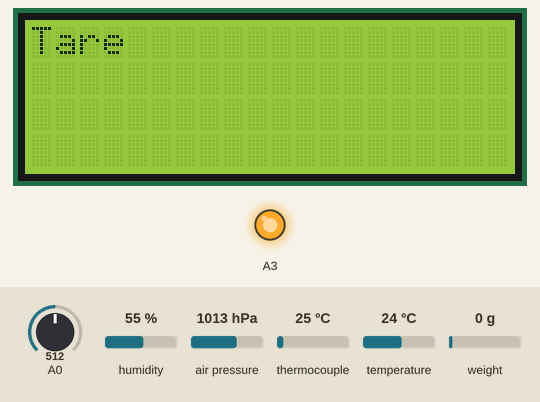
A sketch run on a simulated Arduino Uno, built with avr-gcc and run on an emulated ATmega328P. Shown: 20×4 character LCD, output pins drawn as LEDs (lit = HIGH). The test bench sets the inputs (shaded band); at power-on: A0 = 512, weight on the scale 0 g, humidity 55 %, air pressure 1013 hPa, thermocouple 25 °C, temperature 24 °C. EEPROM starts erased; what the sketch prints to the serial monitor is not drawn.

Above: at 3.1 s.
3.2 s: A0 set to 538
At 6.4 s:
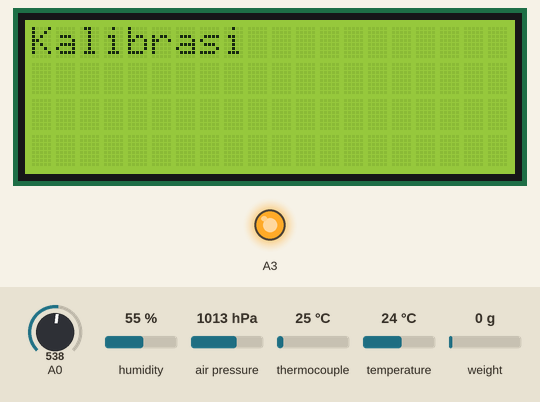
12.9 s: A0 set to 6
At 18.2 s:
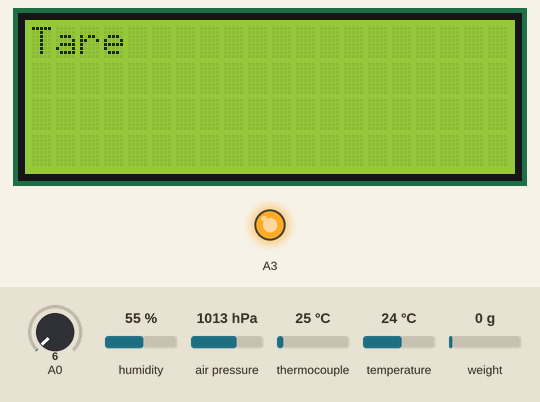
18.8 s: A0 set to 3
At 21.1 s:
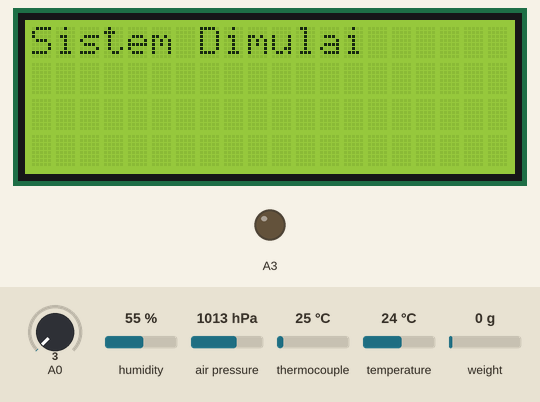
23.6 s: weight on the scale set to 100 g
At 25.0 s:
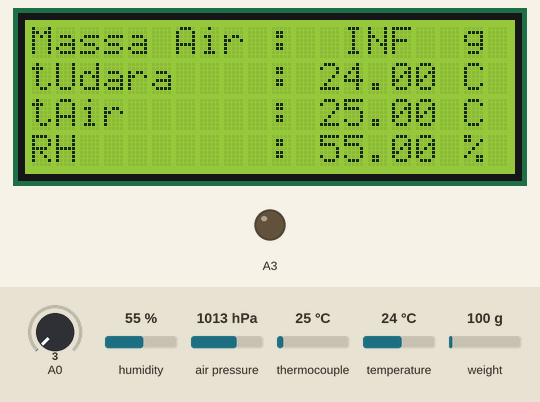
25.3 s: A0 set to 682
26.8 s: A0 set to 714
At 28.3 s:
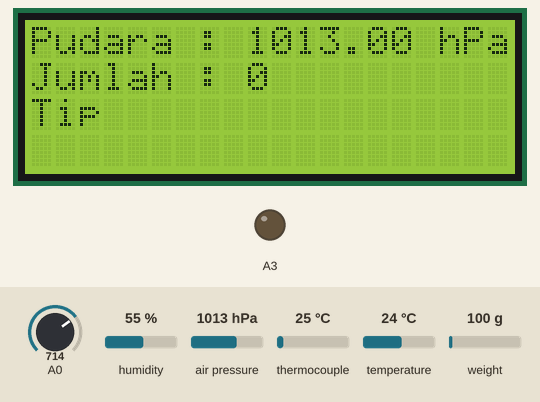
Timing chart, 0 to 29.8 s (numbered marks = the images above; inputs shaded):
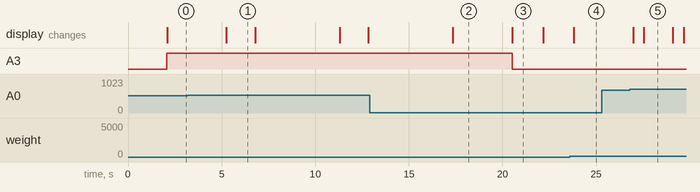

The sketch:

5.Loadcell_BME280_max31685_FIX.ino
```cpp
//=======================EEPROM Untuk Menyimpan x1 kalibrasi==============
#include <EEPROM.h>

//=======================Iniasiai Loadcell================================
#include <Q2HX711.h>
#include <Wire.h>
//===========================Insiasi LCD==================================
#include <Wire.h>
#include <LiquidCrystal_I2C.h>
LiquidCrystal_I2C lcd(0x27, 20, 4);
void tampilLcd(String s1, String s2="", String s3="", String s4="");
//==============================Insiasi HX711=============================
const byte hx711_data_pin = 3;    //Data pin from HX711
const byte hx711_clock_pin = 2;   //Clock pin from HX711
Q2HX711 hx711(hx711_data_pin, hx711_clock_pin); // prep hx711
//===========================Inisasi Parameter============================
long x1 = 8787168;//0L;
long x0 = 0L;
float avg_size = 15.0; // amount of averages for each mass measurement
float tara = 0;
int mode = 0;
float oz_conversion = 0.035274;
float mass;
float massaAwal =0;
float y1 = 509.4; // calibrated mass to be added

int jmlhJungkitan = 0; //Jumlah Jungkitan
int hal = 0;

int n = 0;
float sumTudara = 0, sumTair = 0, sumP = 0, sumRH = 0;
int lsNow = 0;
float rata2TU = 0;
float rata2TA = 0;
float rata2PU = 0;
float rata2RH = 0;
bool Running = false;

struct MyObject {
  long x1;
};

int alamatx1 = 0;

//===========================BME280====================================
#include <Wire.h>
#include <SPI.h>
#include <Adafruit_Sensor.h>
#include <Adafruit_BME280.h>

Adafruit_BME280 bme; // I2C

unsigned long delayTime;

//===========================PT100======================================
#include <Adafruit_MAX31865.h>

// Pengunaan Pin SPI: CS, DI, DO, CLK
Adafruit_MAX31865 thermo = Adafruit_MAX31865(6, 7, 8, 9);

// Nilai Rref resistor 430.0 digunakan untuk sensor PT100
#define RREF      430.0

// Nilai resistor pada sesnor saat keadaan 0 derajat Celcius
#define RNOMINAL  100.0

float SuhuUdara = 0, TekananUdara = 0, Kelembapan = 0, SuhuAir = 0;


void setup() {
//=============================PLXDAQ==================================
  Serial.println("CLEARDATA");                            // Clear all Excel sheet data
  Serial.println("LABEL,Tanggal,Waktu,Massa (g)");

//=============================LCD====================================
  lcd.begin();
  lcd.backlight();
//==============================Loacell===============================
  PCICR |= (1 << PCIE0);              //enable PCMSK0 scan
  delay(2000);   //Waktu untuk menstabilkan loadcell

//==============================BME280==================================
 Serial.begin(9600);
    while(!Serial);
    Serial.println(F("BME280 test"));
 unsigned status;

    status = bme.begin();

    // You can also pass in a Wire library object like &Wire2
    status = bme.begin(0x76);
    if (!status) {
        Serial.println("Could not find a valid BME280 sensor, check wiring, address, sensor ID!");
        Serial.print("SensorID was: 0x"); Serial.println(bme.sensorID(),16);
        Serial.print("        ID of 0xFF probably means a bad address, a BMP 180 or BMP 085\n");
        Serial.print("   ID of 0x56-0x58 represents a BMP 280,\n");
        Serial.print("        ID of 0x60 represents a BME 280.\n");
        Serial.print("        ID of 0x61 represents a BME 680.\n");
        while (1) delay(10);
    }

    Serial.println("-- Default Test --");
    delayTime = 5000;

    Serial.println();

//==========================PT100=====================================
Serial.println("Adafruit MAX31865 PT100 Sensor Test!");
thermo.begin(MAX31865_3WIRE);  // '3WIRE" karena PT100 yang digunakan hanya ada 3 kabel

//=======================Inisiasi Pin=================================
  pinMode (A0, INPUT);
  pinMode (A1, INPUT);
  pinMode (A3, OUTPUT);
  digitalWrite(A3, HIGH);

//=====================Hasil Kalibrasi disimpan=====================
  alamatx1 += sizeof(long);
  MyObject customVar;
  EEPROM.get(alamatx1, customVar);
  Tare();
  x1 = customVar.x1;
  initial();
//  while(true){
//    AmbilDataLoadcell();
//    int x = analogRead(A0);
//    if (x<5){
//      tampilLcd("Sistem Dimulai");
//      Running = true;
//      digitalWrite(A3, LOW);
//      massaAwal = mass;
//      break;
//    }
//    else if (x<520){
//      Tare();
//    }
//    else if (x<700){
//      Kalibrasi();
//    }
//    else{
//      Serial.println("Massa kurang dari 400");
//      lcd.clear();
//       lcd.setCursor(5, 0);
//       lcd.print("Kalibrator");
//       lcd.setCursor(5, 1);
//       lcd.print("Rain Gauge");
//       lcd.setCursor(0, 2);
//       lcd.print("");
//       lcd.setCursor(0, 3);
//       lcd.print("Massa : " + (String)mass);
//    }
//  }


}


void loop() {

  AmbilDataBME280();   //Pembacaan Sensor BME280
  AmbilDataMAX31865(); //Pembacaan Sensor PT100
  AmbilDataLoadcell(); //Pembacaan Sesnor Loadcell
  PengaturanAliran();  //Pengaturan Aliran Air
  RecordSum();         //Perhitungan Rata2 Parameter Lingkungan
  //ReedSwitch();
  printAll();


}
```

Rumus.ino
```cpp
//ini untuk void yang berhubungan dengan pengolahan data pada TA
```

SubProgram.ino
```cpp
//============================Menampilkan pada lcd==============================
void printAll(){
  int x = analogRead(A0);
    if(x>700 && x<800){
      tampilLcd("", "", "    Loading...");
      if(hal>=2){
        hal = 0;
      }
      else{
        hal++;
      }
      delay(500);
    }
//    if(x<5){
//      initial();
//    }
  Serial.print("Suhu Air = ");
  Serial.println(SuhuAir);

  Serial.print("Suhu Udara = ");
  Serial.println(SuhuUdara);

  Serial.print("Tekanan Udara = ");
  Serial.println(TekananUdara);

  Serial.print("Kelembapan = ");
  Serial.println(Kelembapan);

  Serial.print("Massa = ");
  Serial.println(mass);

  switch(hal){
    case 0:
      tampilLcd("Massa Air : " + (String)mass+"  g","tUdara    : " +(String)SuhuUdara+" C","tAir      : " +(String)SuhuAir +" C", "RH        : "+(String)Kelembapan +" %");
      break;

    case 1:
      tampilLcd("Pudara : " + (String)TekananUdara + " hPa" ,"Jumlah : "+(String)jmlhJungkitan, "Tip");
      break;

    case 2:
      rata2TU = (float)sumTudara/n;
      if(mass>730){
        rata2TA = (float)sumTair/n;
      }
      rata2PU = (float)sumP/n;
      rata2RH = (float)sumRH/n;
      tampilLcd("Rata2tU : "+(String)rata2TU + " C", "Rata2tA : " +(String)rata2TA + " C", "Rata2PU : "+(String)rata2PU + "hPa", "Rata2RH : " +(String)rata2RH + " %");
      break;
  }

}

//============================BME280==================================
void AmbilDataBME280() {
  SuhuUdara     = bme.readTemperature();
  TekananUdara  = bme.readPressure() / 100.0F;
  Kelembapan    = bme.readHumidity();
}

//==========================PT100=====================================
void AmbilDataMAX31865(){

  uint16_t rtd = thermo.readRTD();

  float ratio = rtd;

  ratio /= 32768;
  SuhuAir = thermo.temperature(RNOMINAL, RREF);

  // Pengecekan Hardware
  uint8_t fault = thermo.readFault();
  if (fault) {
    Serial.print("Fault 0x"); Serial.println(fault, HEX);
    if (fault & MAX31865_FAULT_HIGHTHRESH) {
      Serial.println("RTD High Threshold");
    }
    if (fault & MAX31865_FAULT_LOWTHRESH) {
      Serial.println("RTD Low Threshold");
    }
    if (fault & MAX31865_FAULT_REFINLOW) {
      Serial.println("REFIN- > 0.85 x Bias");
    }
    if (fault & MAX31865_FAULT_REFINHIGH) {
      Serial.println("REFIN- < 0.85 x Bias - FORCE- open");
    }
    if (fault & MAX31865_FAULT_RTDINLOW) {
      Serial.println("RTDIN- < 0.85 x Bias - FORCE- open");
    }
    if (fault & MAX31865_FAULT_OVUV) {
      Serial.println("Under/Over voltage");
    }
    thermo.clearFault();
  }
  Serial.println();
//  delay(1000);
}

//==============================Loacell===============================
void AmbilDataLoadcell(){
  long reading = 0;
  for (int jj=0;jj<int(avg_size);jj++)
  {
    reading+=hx711.read();
  }
  reading/=long(avg_size);

// calculating mass based on calibration and linear fit
  float ratio_1 = (float) (reading-x0);
  float ratio_2 = (float) (x1-x0);
  float ratio = ratio_1/ratio_2;
  mass = y1*ratio;

 mass -= tara;
 mass = abs(mass);

 Serial.print("DATA,DATE,TIME,");
 Serial.print(mass);
 Serial.println();
}

//==============================Tare Loadcell===============================
void Tare(){
  tampilLcd("Tare");
  x0=0L;
  for (int ii=0;ii<int(avg_size);ii++){
    delay(10);
    x0+=hx711.read();
  }
  x0/=long(avg_size);
}

//==============================Kalibrasi Loacell===============================
void Kalibrasi(){
  tampilLcd("Kalibrasi");
  x1 = 0L;
  for (int jj=0;jj<int(avg_size);jj++){
        x1+=hx711.read();
      }
  x1/=long(avg_size);
  tampilLcd("Kalibrasi Selesai", "x1 = "+(String)x1);
  MyObject customVar = {
    x1
  };
  EEPROM.put(alamatx1, customVar);
  delay(3000);
}

////==============================Counter ReedSwitch=============================
void ReedSwitch(){
  int RS = digitalRead(A1);

  if(RS==0){
    delay(3000);
    jmlhJungkitan++;
    Serial.println(jmlhJungkitan);
  }
}

////==============================Pengaturan Aliran==============================
void PengaturanAliran(){
  float selisih = massaAwal - mass;
  Serial.println(selisih);
  if(selisih>960){
    //massa lebih dari 960 yang sudah netes
    tampilLcd(" Kalibrasi Selesai");
    Running = false;
    digitalWrite(A3, HIGH);
  }else if(selisih>640){
    digitalWrite(A3, HIGH);
    //massa lebih dari 640 yang sudah netes
    int lastNow = 0;
    while (true){
      int Now = millis();
      if((Now - lastNow)>3000){
        digitalWrite(A3, LOW);
        break;
      }
    }
  }else if(selisih>320){
    //massa lebih dari 320 yang sudah netes
    digitalWrite(A3, HIGH);
    int lastNow = 0;
    while (true){
      int Now = millis();
      if((Now - lastNow)>3000){
        digitalWrite(A3, LOW);
        break;
      }
    }
  }
}

//==============================Perhitungan Rata2 Parameter Lingkungan============================
void RecordSum(){
  int Nw = millis();
  if((Nw-lsNow)<0){
    lsNow = Nw;
  }
  else if((Nw - lsNow)>1000){
    lsNow = Nw;
    if(Running){
      sumTudara += SuhuUdara;
      sumTair += SuhuAir;
      sumP += TekananUdara;
      sumRH += Kelembapan;
      n++;
    }

  }
}

//=============================================RESTART==============================================
void initial(){
  while(true){
    AmbilDataLoadcell();
    int x = analogRead(A0);
    if (x<5){
      tampilLcd("Sistem Dimulai");
      Running = true;
      digitalWrite(A3, LOW);
      massaAwal = mass;
      break;
    }
    else if (x<520){
      Tare();
    }
    else if (x<700){
      Kalibrasi();
    }
    else{
      Serial.println("Massa kurang dari 400");
      lcd.clear();
       lcd.setCursor(5, 0);
       lcd.print("Kalibrator");
       lcd.setCursor(5, 1);
       lcd.print("Rain Gauge");
       lcd.setCursor(0, 2);
       lcd.print("");
       lcd.setCursor(0, 3);
       lcd.print("Massa : " + (String)mass);
    }
  }
}
```

lcd.ino
```cpp
void tampilLcd(String s1, String s2, String s3, String s4){
   lcd.clear();
   lcd.setCursor(0, 0);
   lcd.print(s1);
   lcd.setCursor(0, 1);
   lcd.print(s2);
   lcd.setCursor(0, 2);
   lcd.print(s3);
   lcd.setCursor(0, 3);
   lcd.print(s4);
}
```

Measured:
- the behaviour switches between 519 and 520 on A0 (found by bisection; images 0 and 1)
- the behaviour switches between 5 and 4 on A0 (found by bisection; images 2 and 3)
- the behaviour switches between 700 and 701 on A0 (found by bisection; images 4 and 5)
- after the input at 3.2 s, the display: changes after 2.1 s (image 1)
- after the input at 12.9 s, the display: changes after 4.5 s (image 2)
- after the input at 18.8 s, A3: HIGH → LOW after 1.7 s; the display: changes after 1.7 s (image 3)
- after the input at 23.6 s, the display: changes after 0.21 s (image 4)
- after the input at 25.3 s, every drawn part: stays the same
- after the input at 26.8 s, the display: first changes after 0.18 s (image 5 shows a later state)
